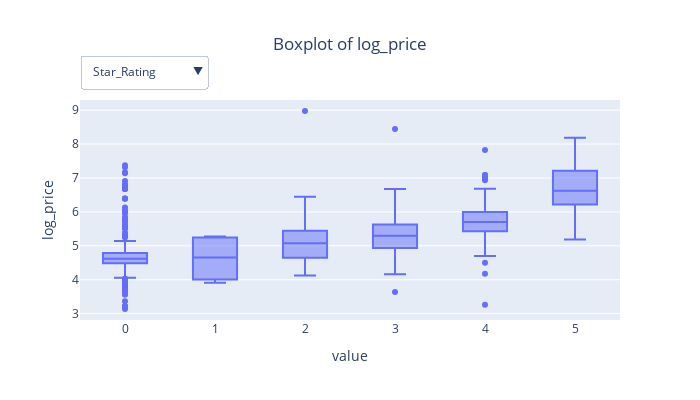

Write notebook code for a chart like this one.
### Markdown cell above
### Boxplots for log_price for each category

### Code cell
fig = go.Figure()
fig.add_trace(go.Box( x = df["num_beds"], y = df['log_price'], name = "num_beds"))
buttons =[]
for col in categories:
    buttons.append(dict(method='restyle',
                        label=col,
                        visible=True,
                        args=[{'x': [df[col]],  'name': col}]
                        ))
fig.update_layout(
    updatemenus=[
        dict(buttons=buttons,
             direction="down",
             pad={"r": 10, "t": 10},
             showactive=True,
             x=0,
             xanchor="left",
             y=1.25,
             yanchor="top")
    ]
)

fig.update_layout(title_text='Boxplot of log_price',
                  title_x = 0.5,
                  xaxis_title_text="value",
                  yaxis_title_text='log_price',  
                  height=400, width = 700)    
fig.show()

### Figure 1 — Plotly figure (JSON) as saved in the notebook; plotly's stock layout.template omitted (floating-point values rounded to 4 significant figures; data arrays with more than 128 entries replaced by an {"elided": "..."} marker saying what was removed)
{"data": [{"name": "Star_Rating", "type": "box", "x": {"elided": "1025 int values"}, "y": {"elided": "1025 float values"}}], "layout": {"height": 400, "title": {"text": "Boxplot of log_price", "x": 0.5}, "updatemenus": [{"active": 1, "buttons": [{"args": [{"name": "num_beds", "x": {"elided": "1x1025 int values"}}], "label": "num_beds", "method": "restyle", "visible": true}, {"args": [{"name": "Star_Rating", "x": {"elided": "1x1025 int values"}}], "label": "Star_Rating", "method": "restyle", "visible": true}, {"args": [{"name": "no_prepayment", "x": {"elided": "1x1025 bool values"}}], "label": "no_prepayment", "method": "restyle", "visible": true}, {"args": [{"name": "Cancelation", "x": {"elided": "1x1025 bool values"}}], "label": "Cancelation", "method": "restyle", "visible": true}, {"args": [{"name": "Max_persons", "x": {"elided": "1x1025 int values"}}], "label": "Max_persons", "method": "restyle", "visible": true}], "direction": "down", "pad": {"r": 10, "t": 10}, "showactive": true, "x": 0, "xanchor": "left", "y": 1.25, "yanchor": "top"}], "width": 700, "xaxis": {"autorange": true, "range": [-0.5, 5.5], "title": {"text": "value"}, "type": "linear"}, "yaxis": {"autorange": true, "range": [2.811, 9.3], "title": {"text": "log_price"}, "type": "linear"}}}
